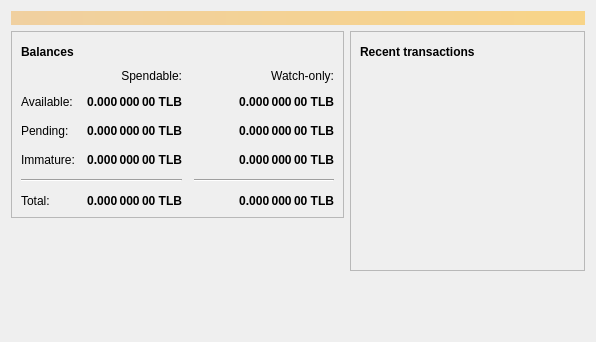
<?xml version="1.0" encoding="UTF-8"?>
<ui version="4.0">
 <class>OverviewPage</class>
 <widget class="QWidget" name="OverviewPage">
  <property name="geometry">
   <rect>
    <x>0</x>
    <y>0</y>
    <width>596</width>
    <height>342</height>
   </rect>
  </property>
  <property name="windowTitle">
   <string>Form</string>
  </property>
  <layout class="QVBoxLayout" name="topLayout">
   <item>
    <widget class="QLabel" name="labelAlerts">
     <property name="visible">
      <bool>false</bool>
     </property>
     <property name="styleSheet">
      <string notr="true">QLabel { background-color: qlineargradient(x1: 0, y1: 0, x2: 1, y2: 0, stop:0 #F0D0A0, stop:1 #F8D488); color:#000000; }</string>
     </property>
     <property name="wordWrap">
      <bool>true</bool>
     </property>
     <property name="margin">
      <number>3</number>
     </property>
     <property name="textInteractionFlags">
      <set>Qt::TextSelectableByMouse</set>
     </property>
    </widget>
   </item>
   <item>
    <layout class="QHBoxLayout" name="horizontalLayout" stretch="1,1">
     <item>
      <layout class="QVBoxLayout" name="verticalLayout_2">
       <item>
        <widget class="QFrame" name="frame">
         <property name="frameShape">
          <enum>QFrame::StyledPanel</enum>
         </property>
         <property name="frameShadow">
          <enum>QFrame::Raised</enum>
         </property>
         <layout class="QVBoxLayout" name="verticalLayout_4">
          <item>
           <layout class="QHBoxLayout" name="horizontalLayout_4">
            <item>
             <widget class="QLabel" name="label_5">
              <property name="font">
               <font>
                <weight>75</weight>
                <bold>true</bold>
               </font>
              </property>
              <property name="text">
               <string>Balances</string>
              </property>
             </widget>
            </item>
            <item>
             <widget class="QPushButton" name="labelWalletStatus">
              <property name="enabled">
               <bool>true</bool>
              </property>
              <property name="maximumSize">
               <size>
                <width>30</width>
                <height>16777215</height>
               </size>
              </property>
              <property name="toolTip">
               <string>The displayed information may be out of date. Your wallet automatically synchronizes with the Lirabit network after a connection is established, but this process has not completed yet.</string>
              </property>
              <property name="text">
               <string/>
              </property>
              <property name="icon">
               <iconset resource="../bitcoin.qrc">
                <normaloff>:/icons/warning</normaloff>
                <disabledoff>:/icons/warning</disabledoff>:/icons/warning</iconset>
              </property>
              <property name="iconSize">
               <size>
                <width>24</width>
                <height>24</height>
               </size>
              </property>
              <property name="flat">
               <bool>true</bool>
              </property>
             </widget>
            </item>
            <item>
             <spacer name="horizontalSpacer_3">
              <property name="orientation">
               <enum>Qt::Horizontal</enum>
              </property>
              <property name="sizeHint" stdset="0">
               <size>
                <width>40</width>
                <height>20</height>
               </size>
              </property>
             </spacer>
            </item>
           </layout>
          </item>
          <item>
           <layout class="QGridLayout" name="gridLayout">
            <property name="spacing">
             <number>12</number>
            </property>
            <item row="2" column="2">
             <widget class="QLabel" name="labelWatchPending">
              <property name="font">
               <font>
                <weight>75</weight>
                <bold>true</bold>
               </font>
              </property>
              <property name="cursor">
               <cursorShape>IBeamCursor</cursorShape>
              </property>
              <property name="toolTip">
               <string>Unconfirmed transactions to watch-only addresses</string>
              </property>
              <property name="text">
               <string notr="true">0.000 000 00 TLB</string>
              </property>
              <property name="alignment">
               <set>Qt::AlignRight|Qt::AlignTrailing|Qt::AlignVCenter</set>
              </property>
              <property name="textInteractionFlags">
               <set>Qt::LinksAccessibleByMouse|Qt::TextSelectableByKeyboard|Qt::TextSelectableByMouse</set>
              </property>
             </widget>
            </item>
            <item row="2" column="1">
             <widget class="QLabel" name="labelUnconfirmed">
              <property name="font">
               <font>
                <weight>75</weight>
                <bold>true</bold>
               </font>
              </property>
              <property name="cursor">
               <cursorShape>IBeamCursor</cursorShape>
              </property>
              <property name="toolTip">
               <string>Total of transactions that have yet to be confirmed, and do not yet count toward the spendable balance</string>
              </property>
              <property name="text">
               <string notr="true">0.000 000 00 TLB</string>
              </property>
              <property name="alignment">
               <set>Qt::AlignRight|Qt::AlignTrailing|Qt::AlignVCenter</set>
              </property>
              <property name="textInteractionFlags">
               <set>Qt::LinksAccessibleByMouse|Qt::TextSelectableByKeyboard|Qt::TextSelectableByMouse</set>
              </property>
             </widget>
            </item>
            <item row="3" column="2">
             <widget class="QLabel" name="labelWatchImmature">
              <property name="font">
               <font>
                <weight>75</weight>
                <bold>true</bold>
               </font>
              </property>
              <property name="cursor">
               <cursorShape>IBeamCursor</cursorShape>
              </property>
              <property name="toolTip">
               <string>Mined balance in watch-only addresses that has not yet matured</string>
              </property>
              <property name="text">
               <string notr="true">0.000 000 00 TLB</string>
              </property>
              <property name="alignment">
               <set>Qt::AlignRight|Qt::AlignTrailing|Qt::AlignVCenter</set>
              </property>
              <property name="textInteractionFlags">
               <set>Qt::LinksAccessibleByMouse|Qt::TextSelectableByKeyboard|Qt::TextSelectableByMouse</set>
              </property>
             </widget>
            </item>
            <item row="4" column="0" colspan="2">
             <widget class="Line" name="line">
              <property name="orientation">
               <enum>Qt::Horizontal</enum>
              </property>
             </widget>
            </item>
            <item row="4" column="2">
             <widget class="Line" name="lineWatchBalance">
              <property name="sizePolicy">
               <sizepolicy hsizetype="Preferred" vsizetype="Fixed">
                <horstretch>0</horstretch>
                <verstretch>0</verstretch>
               </sizepolicy>
              </property>
              <property name="minimumSize">
               <size>
                <width>140</width>
                <height>0</height>
               </size>
              </property>
              <property name="orientation">
               <enum>Qt::Horizontal</enum>
              </property>
             </widget>
            </item>
            <item row="5" column="0">
             <widget class="QLabel" name="labelTotalText">
              <property name="text">
               <string>Total:</string>
              </property>
             </widget>
            </item>
            <item row="3" column="1">
             <widget class="QLabel" name="labelImmature">
              <property name="font">
               <font>
                <weight>75</weight>
                <bold>true</bold>
               </font>
              </property>
              <property name="cursor">
               <cursorShape>IBeamCursor</cursorShape>
              </property>
              <property name="toolTip">
               <string>Mined balance that has not yet matured</string>
              </property>
              <property name="text">
               <string notr="true">0.000 000 00 TLB</string>
              </property>
              <property name="alignment">
               <set>Qt::AlignRight|Qt::AlignTrailing|Qt::AlignVCenter</set>
              </property>
              <property name="textInteractionFlags">
               <set>Qt::LinksAccessibleByMouse|Qt::TextSelectableByKeyboard|Qt::TextSelectableByMouse</set>
              </property>
             </widget>
            </item>
            <item row="2" column="3">
             <spacer name="horizontalSpacer_2">
              <property name="orientation">
               <enum>Qt::Horizontal</enum>
              </property>
              <property name="sizeHint" stdset="0">
               <size>
                <width>40</width>
                <height>20</height>
               </size>
              </property>
             </spacer>
            </item>
            <item row="3" column="0">
             <widget class="QLabel" name="labelImmatureText">
              <property name="text">
               <string>Immature:</string>
              </property>
             </widget>
            </item>
            <item row="5" column="1">
             <widget class="QLabel" name="labelTotal">
              <property name="font">
               <font>
                <weight>75</weight>
                <bold>true</bold>
               </font>
              </property>
              <property name="cursor">
               <cursorShape>IBeamCursor</cursorShape>
              </property>
              <property name="toolTip">
               <string>Your current total balance</string>
              </property>
              <property name="text">
               <string notr="true">0.000 000 00 TLB</string>
              </property>
              <property name="alignment">
               <set>Qt::AlignRight|Qt::AlignTrailing|Qt::AlignVCenter</set>
              </property>
              <property name="textInteractionFlags">
               <set>Qt::LinksAccessibleByMouse|Qt::TextSelectableByKeyboard|Qt::TextSelectableByMouse</set>
              </property>
             </widget>
            </item>
            <item row="5" column="2">
             <widget class="QLabel" name="labelWatchTotal">
              <property name="font">
               <font>
                <weight>75</weight>
                <bold>true</bold>
               </font>
              </property>
              <property name="cursor">
               <cursorShape>IBeamCursor</cursorShape>
              </property>
              <property name="toolTip">
               <string>Current total balance in watch-only addresses</string>
              </property>
              <property name="text">
               <string notr="true">0.000 000 00 TLB</string>
              </property>
              <property name="alignment">
               <set>Qt::AlignRight|Qt::AlignTrailing|Qt::AlignVCenter</set>
              </property>
              <property name="textInteractionFlags">
               <set>Qt::LinksAccessibleByMouse|Qt::TextSelectableByKeyboard|Qt::TextSelectableByMouse</set>
              </property>
             </widget>
            </item>
            <item row="0" column="2">
             <widget class="QLabel" name="labelWatchonly">
              <property name="text">
               <string>Watch-only:</string>
              </property>
              <property name="alignment">
               <set>Qt::AlignRight|Qt::AlignTrailing|Qt::AlignVCenter</set>
              </property>
             </widget>
            </item>
            <item row="1" column="0">
             <widget class="QLabel" name="labelBalanceText">
              <property name="text">
               <string>Available:</string>
              </property>
             </widget>
            </item>
            <item row="1" column="1">
             <widget class="QLabel" name="labelBalance">
              <property name="font">
               <font>
                <weight>75</weight>
                <bold>true</bold>
               </font>
              </property>
              <property name="cursor">
               <cursorShape>IBeamCursor</cursorShape>
              </property>
              <property name="toolTip">
               <string>Your current spendable balance</string>
              </property>
              <property name="text">
               <string notr="true">0.000 000 00 TLB</string>
              </property>
              <property name="alignment">
               <set>Qt::AlignRight|Qt::AlignTrailing|Qt::AlignVCenter</set>
              </property>
              <property name="textInteractionFlags">
               <set>Qt::LinksAccessibleByMouse|Qt::TextSelectableByKeyboard|Qt::TextSelectableByMouse</set>
              </property>
             </widget>
            </item>
            <item row="1" column="2">
             <widget class="QLabel" name="labelWatchAvailable">
              <property name="font">
               <font>
                <weight>75</weight>
                <bold>true</bold>
               </font>
              </property>
              <property name="cursor">
               <cursorShape>IBeamCursor</cursorShape>
              </property>
              <property name="toolTip">
               <string>Your current balance in watch-only addresses</string>
              </property>
              <property name="text">
               <string notr="true">0.000 000 00 TLB</string>
              </property>
              <property name="alignment">
               <set>Qt::AlignRight|Qt::AlignTrailing|Qt::AlignVCenter</set>
              </property>
              <property name="textInteractionFlags">
               <set>Qt::LinksAccessibleByMouse|Qt::TextSelectableByKeyboard|Qt::TextSelectableByMouse</set>
              </property>
             </widget>
            </item>
            <item row="2" column="0">
             <widget class="QLabel" name="labelPendingText">
              <property name="text">
               <string>Pending:</string>
              </property>
             </widget>
            </item>
            <item row="0" column="1">
             <widget class="QLabel" name="labelSpendable">
              <property name="text">
               <string>Spendable:</string>
              </property>
              <property name="alignment">
               <set>Qt::AlignRight|Qt::AlignTrailing|Qt::AlignVCenter</set>
              </property>
             </widget>
            </item>
           </layout>
          </item>
         </layout>
        </widget>
       </item>
       <item>
        <spacer name="verticalSpacer">
         <property name="orientation">
          <enum>Qt::Vertical</enum>
         </property>
         <property name="sizeHint" stdset="0">
          <size>
           <width>20</width>
           <height>40</height>
          </size>
         </property>
        </spacer>
       </item>
      </layout>
     </item>
     <item>
      <layout class="QVBoxLayout" name="verticalLayout_3">
       <item>
        <widget class="QFrame" name="frame_2">
         <property name="frameShape">
          <enum>QFrame::StyledPanel</enum>
         </property>
         <property name="frameShadow">
          <enum>QFrame::Raised</enum>
         </property>
         <layout class="QVBoxLayout" name="verticalLayout">
          <item>
           <layout class="QHBoxLayout" name="horizontalLayout_2">
            <item>
             <widget class="QLabel" name="label_4">
              <property name="font">
               <font>
                <weight>75</weight>
                <bold>true</bold>
               </font>
              </property>
              <property name="text">
               <string>Recent transactions</string>
              </property>
             </widget>
            </item>
            <item>
             <widget class="QPushButton" name="labelTransactionsStatus">
              <property name="enabled">
               <bool>true</bool>
              </property>
              <property name="maximumSize">
               <size>
                <width>30</width>
                <height>16777215</height>
               </size>
              </property>
              <property name="toolTip">
               <string>The displayed information may be out of date. Your wallet automatically synchronizes with the Lirabit network after a connection is established, but this process has not completed yet.</string>
              </property>
              <property name="text">
               <string/>
              </property>
              <property name="icon">
               <iconset resource="../bitcoin.qrc">
                <normaloff>:/icons/warning</normaloff>
                <disabledoff>:/icons/warning</disabledoff>:/icons/warning</iconset>
              </property>
              <property name="iconSize">
               <size>
                <width>24</width>
                <height>24</height>
               </size>
              </property>
              <property name="flat">
               <bool>true</bool>
              </property>
             </widget>
            </item>
            <item>
             <spacer name="horizontalSpacer">
              <property name="orientation">
               <enum>Qt::Horizontal</enum>
              </property>
              <property name="sizeHint" stdset="0">
               <size>
                <width>40</width>
                <height>20</height>
               </size>
              </property>
             </spacer>
            </item>
           </layout>
          </item>
          <item>
           <widget class="QListView" name="listTransactions">
            <property name="styleSheet">
             <string notr="true">QListView { background: transparent; }</string>
            </property>
            <property name="frameShape">
             <enum>QFrame::NoFrame</enum>
            </property>
            <property name="verticalScrollBarPolicy">
             <enum>Qt::ScrollBarAlwaysOff</enum>
            </property>
            <property name="horizontalScrollBarPolicy">
             <enum>Qt::ScrollBarAlwaysOff</enum>
            </property>
            <property name="selectionMode">
             <enum>QAbstractItemView::NoSelection</enum>
            </property>
           </widget>
          </item>
         </layout>
        </widget>
       </item>
       <item>
        <spacer name="verticalSpacer_2">
         <property name="orientation">
          <enum>Qt::Vertical</enum>
         </property>
         <property name="sizeHint" stdset="0">
          <size>
           <width>20</width>
           <height>40</height>
          </size>
         </property>
        </spacer>
       </item>
      </layout>
     </item>
    </layout>
   </item>
  </layout>
 </widget>
 <resources/>
 <connections/>
</ui>
